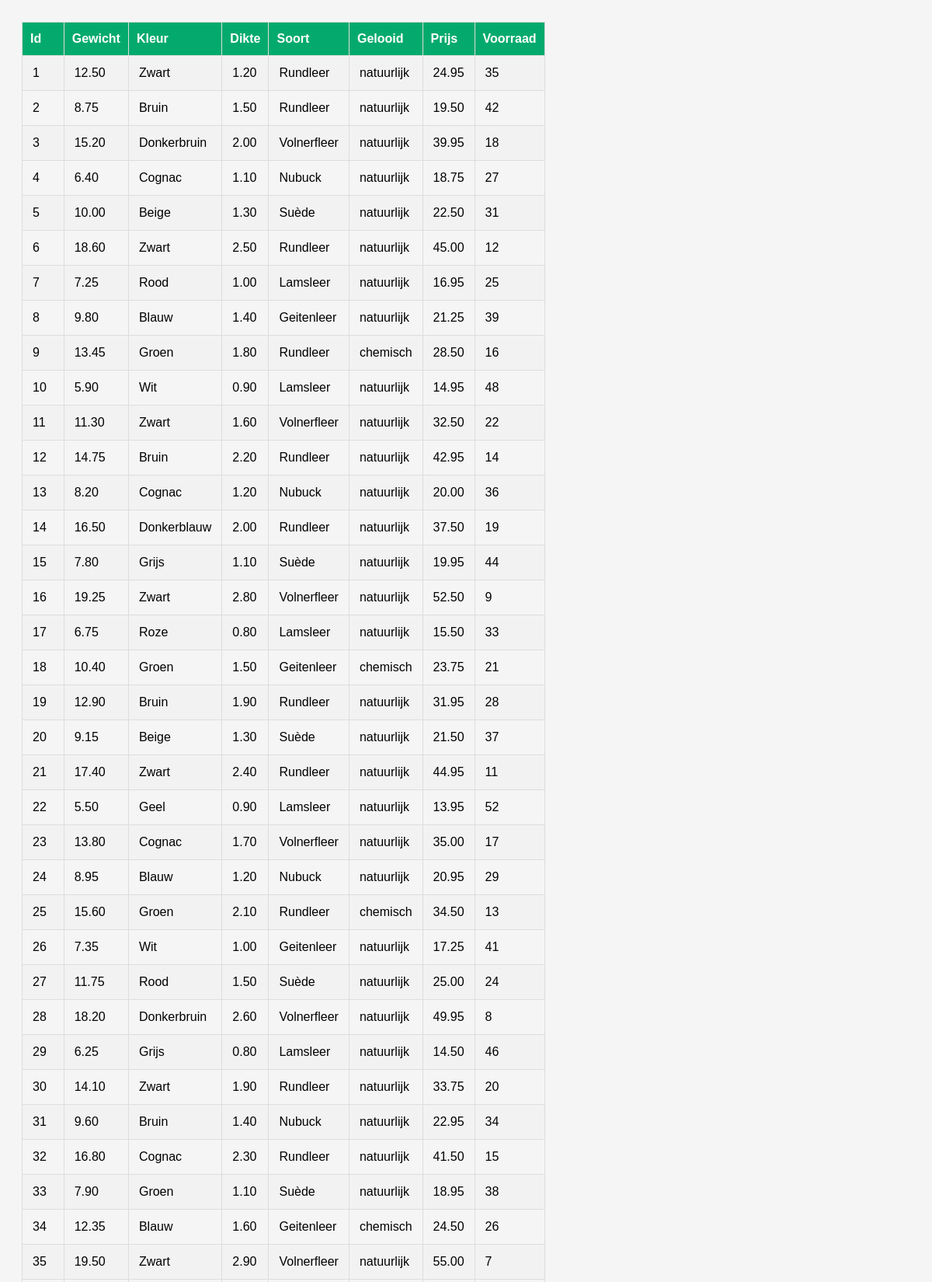
The app's page /dashboard.php (signed in, upper part) with its own data.
### tables this page shows
CREATE TABLE `product` (
  `id` int NOT NULL,
  `gewicht` decimal(5,2) NOT NULL,
  `kleur` varchar(50) NOT NULL,
  `dikte` decimal(5,2) NOT NULL,
  `soort` varchar(50) NOT NULL,
  `gelooid` varchar(64) NOT NULL,
  `prijs` decimal(10,2) NOT NULL,
  `voorraad` int NOT NULL
);

### src/dashboard.php (the view, shortened to what this page needs)
<!DOCTYPE html>
<html lang="en">
<head>
    <link rel="stylesheet" href="css/style-kim.css">
</head>
<body>
    <table>
    <tr>
      <th>Id</th>
      <th>Gewicht</th>
      <th>Kleur</th>
      <th>Dikte</th>
      <th>Soort</th>
      <th>Gelooid</th>
      <th>Prijs</th>
      <th>Voorraad</th>
    </tr>
<?php
    $conn = require_once "partials/dbconnection-kim.php";
    $stmt = $conn->prepare("SELECT * FROM product");
    $stmt->execute();
    $result = $stmt->get_result();
    while ($row = $result->fetch_assoc()) {
      echo "<tr>";
      echo "<td>" . $row['id'] . "</td>";
      echo "<td id='gewicht'>" . $row['gewicht'] . "</td>";
      echo "<td id='kleur'>" . $row['kleur'] . "</td>";
      echo "<td id='dikte'>" . $row['dikte'] . "</td>";
      echo "<td id='soort'>" . $row['soort'] . "</td>";
      echo "<td id='gelooid'>" . $row['gelooid'] . "</td>";
      echo "<td id='prijs'>" . $row['prijs'] . "</td>";
      echo "<td id='voorraad'>" . $row['voorraad'] . "</td>";
      echo "</tr>";
    }
    echo "</table>";
    ?>
</body>
</html>

### src/css/style-kim.css (style rules this page uses)
table { font-family: Arial, Helvetica, sans-serif; border-collapse: collapse; width: auto; }
td { border: 1px solid #ddd; padding: 13px; }
th { border: 1px solid #ddd; padding: 10px; }
tr:nth-child(even) { background-color: #f2f2f2; }
th { padding-top: 12px; padding-bottom: 12px; text-align: left; background-color: #04aa6d; color: white; }
body { font-family: Arial, Helvetica, sans-serif; background-color: #f5f5f5; padding: 20px; }

### records on screen
product: id "1", gewicht "12.50", kleur "Zwart", dikte "1.20", soort "Rundleer", gelooid "natuurlijk", prijs "24.95", voorraad "35"
product: id "2", gewicht "8.75", kleur "Bruin", dikte "1.50", soort "Rundleer", gelooid "natuurlijk", prijs "19.50", voorraad "42"
product: id "3", gewicht "15.20", kleur "Donkerbruin", dikte "2.00", soort "Volnerfleer", gelooid "natuurlijk", prijs "39.95", voorraad "18"
product: id "4", gewicht "6.40", kleur "Cognac", dikte "1.10", soort "Nubuck", gelooid "natuurlijk", prijs "18.75", voorraad "27"
product: id "5", gewicht "10.00", kleur "Beige", dikte "1.30", soort "Suède", gelooid "natuurlijk", prijs "22.50", voorraad "31"
product: id "6", gewicht "18.60", kleur "Zwart", dikte "2.50", soort "Rundleer", gelooid "natuurlijk", prijs "45.00", voorraad "12"
product: id "7", gewicht "7.25", kleur "Rood", dikte "1.00", soort "Lamsleer", gelooid "natuurlijk", prijs "16.95", voorraad "25"
product: id "8", gewicht "9.80", kleur "Blauw", dikte "1.40", soort "Geitenleer", gelooid "natuurlijk", prijs "21.25", voorraad "39"
product: id "9", gewicht "13.45", kleur "Groen", dikte "1.80", soort "Rundleer", gelooid "chemisch", prijs "28.50", voorraad "16"
product: id "10", gewicht "5.90", kleur "Wit", dikte "0.90", soort "Lamsleer", gelooid "natuurlijk", prijs "14.95", voorraad "48"
product: id "11", gewicht "11.30", kleur "Zwart", dikte "1.60", soort "Volnerfleer", gelooid "natuurlijk", prijs "32.50", voorraad "22"
product: id "12", gewicht "14.75", kleur "Bruin", dikte "2.20", soort "Rundleer", gelooid "natuurlijk", prijs "42.95", voorraad "14"
product: id "13", gewicht "8.20", kleur "Cognac", dikte "1.20", soort "Nubuck", gelooid "natuurlijk", prijs "20.00", voorraad "36"
product: id "14", gewicht "16.50", kleur "Donkerblauw", dikte "2.00", soort "Rundleer", gelooid "natuurlijk", prijs "37.50", voorraad "19"
product: id "15", gewicht "7.80", kleur "Grijs", dikte "1.10", soort "Suède", gelooid "natuurlijk", prijs "19.95", voorraad "44"
product: id "16", gewicht "19.25", kleur "Zwart", dikte "2.80", soort "Volnerfleer", gelooid "natuurlijk", prijs "52.50", voorraad "9"
product: id "17", gewicht "6.75", kleur "Roze", dikte "0.80", soort "Lamsleer", gelooid "natuurlijk", prijs "15.50", voorraad "33"
product: id "18", gewicht "10.40", kleur "Groen", dikte "1.50", soort "Geitenleer", gelooid "chemisch", prijs "23.75", voorraad "21"
product: id "19", gewicht "12.90", kleur "Bruin", dikte "1.90", soort "Rundleer", gelooid "natuurlijk", prijs "31.95", voorraad "28"
product: id "20", gewicht "9.15", kleur "Beige", dikte "1.30", soort "Suède", gelooid "natuurlijk", prijs "21.50", voorraad "37"
product: id "21", gewicht "17.40", kleur "Zwart", dikte "2.40", soort "Rundleer", gelooid "natuurlijk", prijs "44.95", voorraad "11"
product: id "22", gewicht "5.50", kleur "Geel", dikte "0.90", soort "Lamsleer", gelooid "natuurlijk", prijs "13.95", voorraad "52"
product: id "23", gewicht "13.80", kleur "Cognac", dikte "1.70", soort "Volnerfleer", gelooid "natuurlijk", prijs "35.00", voorraad "17"
product: id "24", gewicht "8.95", kleur "Blauw", dikte "1.20", soort "Nubuck", gelooid "natuurlijk", prijs "20.95", voorraad "29"
product: id "25", gewicht "15.60", kleur "Groen", dikte "2.10", soort "Rundleer", gelooid "chemisch", prijs "34.50", voorraad "13"
product: id "26", gewicht "7.35", kleur "Wit", dikte "1.00", soort "Geitenleer", gelooid "natuurlijk", prijs "17.25", voorraad "41"
product: id "27", gewicht "11.75", kleur "Rood", dikte "1.50", soort "Suède", gelooid "natuurlijk", prijs "25.00", voorraad "24"
product: id "28", gewicht "18.20", kleur "Donkerbruin", dikte "2.60", soort "Volnerfleer", gelooid "natuurlijk", prijs "49.95", voorraad "8"
product: id "29", gewicht "6.25", kleur "Grijs", dikte "0.80", soort "Lamsleer", gelooid "natuurlijk", prijs "14.50", voorraad "46"
product: id "30", gewicht "14.10", kleur "Zwart", dikte "1.90", soort "Rundleer", gelooid "natuurlijk", prijs "33.75", voorraad "20"
product: id "31", gewicht "9.60", kleur "Bruin", dikte "1.40", soort "Nubuck", gelooid "natuurlijk", prijs "22.95", voorraad "34"
product: id "32", gewicht "16.80", kleur "Cognac", dikte "2.30", soort "Rundleer", gelooid "natuurlijk", prijs "41.50", voorraad "15"
product: id "33", gewicht "7.90", kleur "Groen", dikte "1.10", soort "Suède", gelooid "natuurlijk", prijs "18.95", voorraad "38"
product: id "34", gewicht "12.35", kleur "Blauw", dikte "1.60", soort "Geitenleer", gelooid "chemisch", prijs "24.50", voorraad "26"
product: id "35", gewicht "19.50", kleur "Zwart", dikte "2.90", soort "Volnerfleer", gelooid "natuurlijk", prijs "55.00", voorraad "7"
